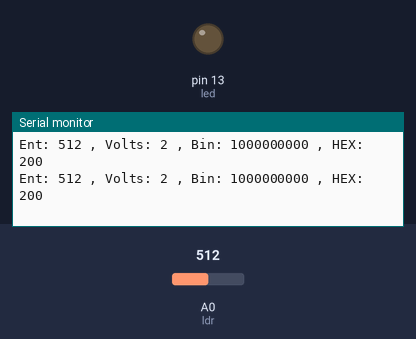
Bench run of a sketch on a simulated Arduino Uno, built with avr-gcc and run on an emulated ATmega328P. Parts: output pins drawn as LEDs (lit = HIGH), the last lines printed to the serial monitor. The inputs (shaded band) are chosen by the test bench; at power-on: A0 (ldr) = 512.

Above: at 5.2 s.
5.3 s: A0 (ldr) set to 716
At 5.9 s:
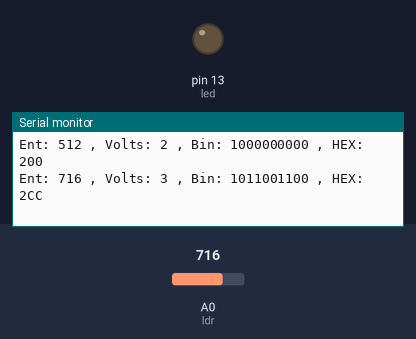
7.5 s: A0 (ldr) set to 511
At 7.9 s:
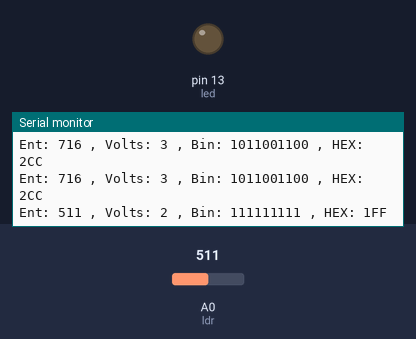

Measured:
- after the input at 5.3 s, the serial monitor: prints a new line after 0.20 s (image 1)
- after the input at 7.5 s, the serial monitor: prints a new line at once (image 2)

The sketch:

LDR_Monitor_Serial.ino
```cpp
const int led = 13;
const int ldr = 0;
int vol;
void setup() {
  // put your setup code here, to run once:
  pinMode(led, OUTPUT);
  Serial.begin(9600);
  Serial.println("Practica 4 a");
  delay(4000);
}

void loop() {
  // put your main code here, to run repeatedly:
  vol = analogRead(ldr);
  Serial.print("Ent: ");
  Serial.print(vol);
  Serial.print(" , ");
  Serial.print("Volts: ");
  Serial.print((vol * 5) / 1023);
  Serial.print(" , ");
  Serial.print("Bin: ");
  Serial.print(vol, BIN);
  Serial.print(" , ");
  Serial.print("HEX: ");
  Serial.println(vol, HEX);


  delay(500);
}
```
